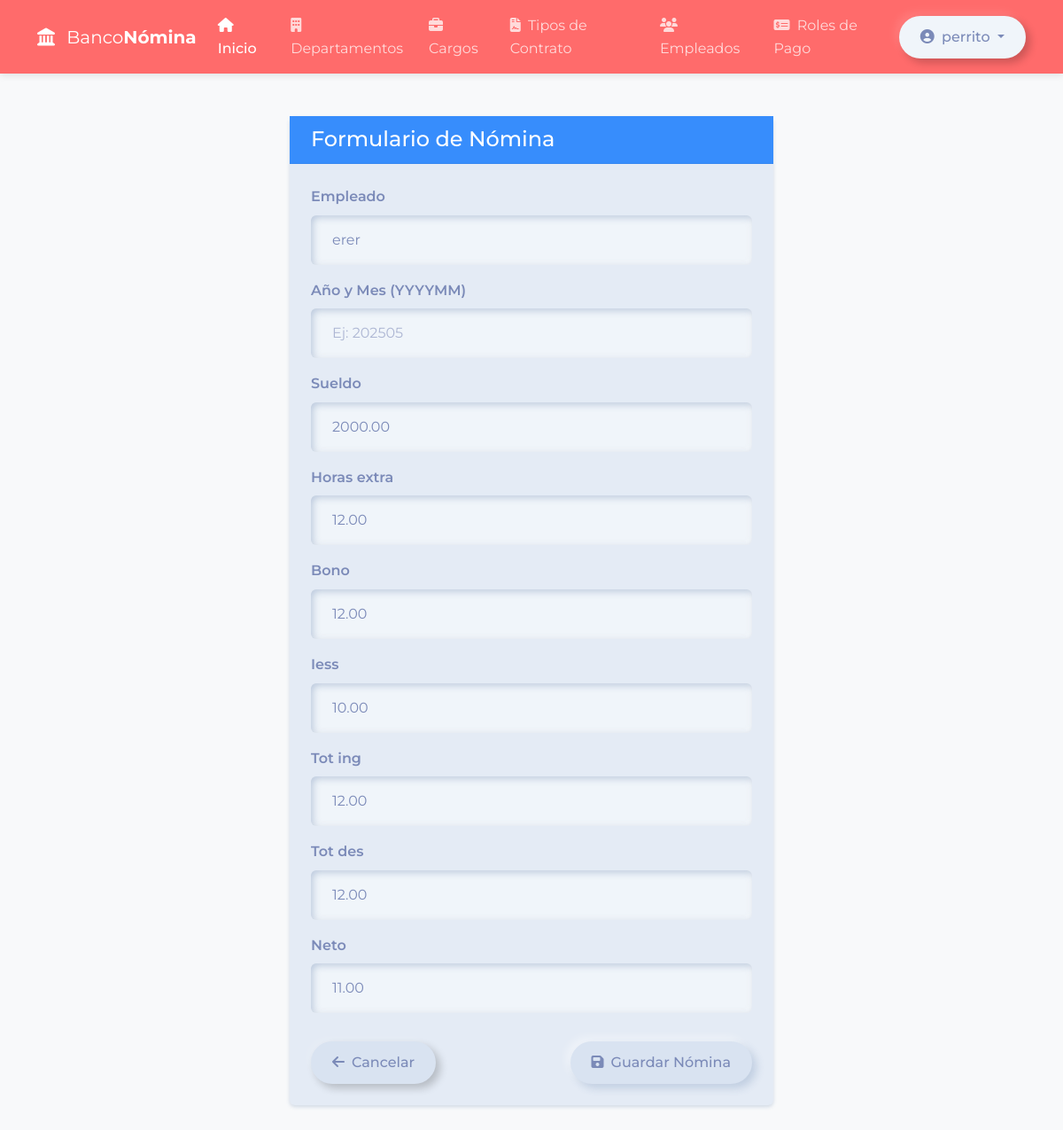
The app's page /core/nominas/update/2/ (signed in) with its own data.
### core/models.py (models this page shows)
class Rol(models.Model):
    empleado = models.ForeignKey(Empleado, on_delete=models.CASCADE)
    aniomes = models.CharField(max_length=6)
    sueldo = models.DecimalField(max_digits=10, decimal_places=2)
    horas_extra = models.DecimalField(max_digits=10, decimal_places=2)
    bono = models.DecimalField(max_digits=10, decimal_places=2)
    iess = models.DecimalField(max_digits=10, decimal_places=2)
    tot_ing = models.DecimalField(max_digits=10, decimal_places=2)
    tot_des = models.DecimalField(max_digits=10, decimal_places=2)
    neto = models.DecimalField(max_digits=10, decimal_places=2)

### core/views.py (the view)
# urls.py: path('nominas/update/<int:id>/', views.UpdateNomina, name='UpdateNomina'),
@login_required
def UpdateNomina(request, id):
    rol = get_object_or_404(Rol, pk=id)
    context = {'title': 'Actualizar Rol de Pago'}
    if request.method == 'POST':
        form = RolForm(request.POST, instance=rol)
        if form.is_valid():
            form.save()
            messages.success(request, 'Rol de pago actualizado correctamente')
            return redirect('core:Nominas')
    else:
        form = RolForm(instance=rol)
    context['form'] = form
    return render(request, 'rol/rol_update.html', context)

### core/models.py (called while the page is built)
    def __str__(self):
        return self.nombre

### core/templates/rol/rol_update.html (shortened to what this page needs)
{% extends "home.html" %}
{% block content %}
<div class="container py-5">
  <div class="row justify-content-center">
    <div class="col-md-7 col-lg-6">
      <div class="card shadow-sm">
        <div class="card-header bg-primary text-white">
          <h4 class="mb-0">Formulario de Nómina</h4>
        </div>
        <div class="card-body">
          <form method="post" novalidate>
            {% for field in form %}
              <div class="mb-3">
                <label for="{{ field.id_for_label }}" class="form-label">{{ field.label }}</label>
                {{ field }}
              </div>
            {% endfor %}
            <div class="d-flex justify-content-between mt-4 pt-2">
              <a href="{% url 'core:Nominas' %}" class="btn btn-outline-secondary">
                <i class="fas fa-arrow-left me-2"></i>Cancelar
              </a>
              <button type="submit" class="btn btn-primary">
                <i class="fas fa-save me-2"></i>Guardar Nómina
              </button>
            </div>
          </form>
        </div>
      </div>
    </div>
  </div>
</div>
{% endblock %}

### core/templates/home.html (shortened to what this page needs)
<!DOCTYPE html>
<html lang="es">
<head>
  {% load static %}
  <link href="{% static 'css/bootstrap.min.css' %}" rel="stylesheet">
  <link href="https://cdnjs.cloudflare.com/ajax/libs/font-awesome/6.4.0/css/all.min.css" rel="stylesheet">
  <link href="{% static 'css/home.css' %}" rel="stylesheet">
</head>
<body>
<nav class="navbar navbar-expand-lg navbar-dark sticky-top">
  <div class="container">
    <a class="navbar-brand" href="{% url 'core:Inicio' %}">
      <i class="fas fa-landmark me-2"></i>
      Banco<span class="fw-bold text-accent">Nómina</span>
    </a>
    <div class="collapse navbar-collapse" id="navbarNav">
      <ul class="navbar-nav mx-auto">
        <li class="nav-item">
          <a class="nav-link active" href="{% url 'core:Inicio' %}"><i class="fas fa-home me-1"></i> Inicio</a>
        </li>
        <li class="nav-item">
          <a class="nav-link" href="{% url 'core:Departamentos' %}"><i class="fas fa-building me-1"></i> Departamentos</a>
        </li>
        <li class="nav-item">
          <a class="nav-link" href="{% url 'core:Cargos' %}"><i class="fas fa-briefcase me-1"></i> Cargos</a>
        </li>
        <li class="nav-item">
          <a class="nav-link" href="{% url 'core:Contrato' %}"><i class="fas fa-file-contract me-1"></i> Tipos de Contrato</a>
        </li>
        <li class="nav-item">
          <a class="nav-link" href="{% url 'core:Lista' %}"><i class="fas fa-users me-1"></i> Empleados</a>
        </li>
        <li class="nav-item">
          <a class="nav-link" href="{% url 'core:Nominas' %}"><i class="fas fa-money-check-alt me-1"></i> Roles de Pago</a>
        </li>
      </ul>
      <div class="d-flex">
        {% if user.is_authenticated %}
          <div class="dropdown">
            <button class="btn btn-outline-light dropdown-toggle" type="button" id="userDropdown" data-bs-toggle="dropdown" aria-expanded="false">
              <i class="fas fa-user-circle me-1"></i> {{ user.username }}
            </button>
          </div>
        {% else %}
          <a href="{% url 'core:signin' %}" class="btn btn-outline-light me-2"><i class="fas fa-sign-in-alt me-1"></i> Iniciar Sesión</a>
          <a href="{% url 'core:signup' %}" class="btn btn-accent"><i class="fas fa-user-plus me-1"></i> Registrarse</a>
        {% endif %}
      </div>
    </div>
  </div>
</nav>
{% block content %}{% endblock %}
</body>
</html>

### core/static/css/home.css (style rules this page uses)
body { font-family: 'Montserrat', sans-serif; line-height: 1.6; color: #333; background-color: #f8f9fa; }
:root { --accent-color: #ff6b6b; --accent-dark: #e14e4e; --text-light: #ffffff; --text-muted: #6c757d; }
.navbar { background-color: var(--accent-color); box-shadow: 0 2px 8px rgba(0, 0, 0, 0.1); }
.nav-link.active, .nav-link:hover { color: #fff; font-weight: 500; }
.btn { border-radius: 2rem; padding: 0.75rem 1.5rem; font-weight: 500; transition: all 0.3s; }

### records on screen
Rol: form "erer" "2000.00" "12.00" "12.00" "10.00" "12.00" "12.00" "11.00"

### other values on screen
{{ user.username }} "perrito"
{{ field.label }} "Empleado" "Año y Mes (YYYYMM)" "Sueldo" "Horas extra" "Bono" "Iess" "Tot ing" "Tot des" "Neto"
